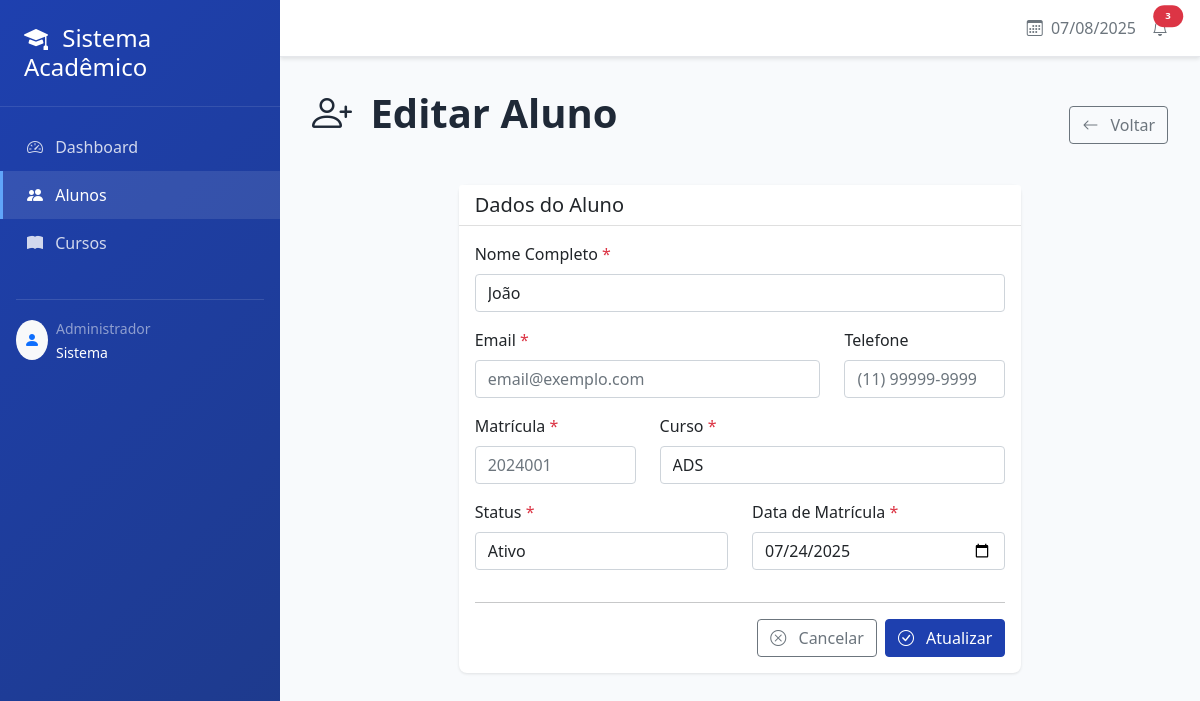
/alunos/1/editar/ (signed in), run on the app's committed database.
### people/models.py (models this page shows, shortened)
class Aluno(models.Model):
    STATUS_CHOICES = [
        ('ativo', 'Ativo'),
        ('inativo', 'Inativo'),
        ('trancado', 'Trancado'),
    ]
    phone_regex = RegexValidator(
        regex=r'^\(\d{2}\) \d{4,5}-\d{4}$',
        message="Telefone deve estar no formato: '(11) 99999-9999'"
    )
    nome = models.CharField(max_length=200, verbose_name='Nome Completo')
    email = models.EmailField(unique=True, null=True, blank=True, verbose_name='Email')
    telefone = models.CharField(validators=[phone_regex], max_length=17, blank=True, verbose_name='Telefone')
    matricula = models.CharField(max_length=20, unique=True, null=True, blank=True, verbose_name='Matrícula')
    curso = models.ForeignKey(Curso, on_delete=models.CASCADE, verbose_name='Curso')
    status = models.CharField(max_length=10, choices=STATUS_CHOICES, default='ativo')
    data_matricula = models.DateField(default=timezone.now, verbose_name='Data de Matrícula')
    data_criacao = models.DateTimeField(default=timezone.now)  # Substitui auto_now_add
    data_atualizacao = models.DateTimeField(auto_now=True)
    class Meta:
        verbose_name = 'Aluno'
        verbose_name_plural = 'Alunos'
        ordering = ['nome']

### people/views.py (the view, shortened to what this page needs)
# urls.py: path('alunos/<int:pk>/editar/', EditarAlunoView.as_view(), name='editar_aluno'),
@method_decorator(login_required, name='dispatch')
class EditarAlunoView(TitleMixin, UpdateView):
    model = Aluno
    form_class = AlunoForm
    template_name = 'core/form_aluno.html'
    success_url = reverse_lazy('lista_alunos')
    title = 'Editar Aluno'

### people/forms.py
class AlunoForm(forms.ModelForm):
    class Meta:
        model = Aluno
        fields = ['nome', 'email', 'telefone', 'matricula', 'curso', 'status', 'data_matricula']
        widgets = {
            'nome': forms.TextInput(attrs={
                'class': 'form-control',
                'placeholder': 'Nome completo do aluno'
            }),
            'email': forms.EmailInput(attrs={
                'class': 'form-control',
                'placeholder': 'email@exemplo.com'
            }),
            'telefone': forms.TextInput(attrs={
                'class': 'form-control',
                'placeholder': '(11) 99999-9999'
            }),
            'matricula': forms.TextInput(attrs={
                'class': 'form-control',
                'placeholder': '2024001'
            }),
            'curso': forms.Select(attrs={
                'class': 'form-control'
            }),
            'status': forms.Select(attrs={
                'class': 'form-control'
            }),
            'data_matricula': forms.DateInput(attrs={
                'class': 'form-control',
                'type': 'date'
            }),
        }

### people/mixins.py (called while the page is built)
    def get_context_data(self, **kwargs):
        context = super().get_context_data(**kwargs)
        context['titulo'] = self.title
        return context

### people/models.py (called while the page is built)
    def __str__(self):
        return self.nome

### people/templates/core/form_aluno.html (shortened to what this page needs)
{% extends 'base.html' %}
{% block content %}
<div class="d-flex justify-content-between align-items-center mb-4">
    <h1 class="page-title">
        <i class="bi bi-person-plus me-2"></i>
        {{ titulo }}
    </h1>
    <a href="{% url 'lista_alunos' %}" class="btn btn-outline-secondary">
        <i class="bi bi-arrow-left me-2"></i>
        Voltar
    </a>
</div>
<div class="row justify-content-center">
    <div class="col-lg-8">
        <div class="card">
            <div class="card-header bg-white">
                <h5 class="card-title mb-0">Dados do Aluno</h5>
            </div>
            <div class="card-body">
                <form method="POST">
                    <div class="row">
                        <div class="col-md-12 mb-3">
                            <label for="{{ form.nome.id_for_label }}" class="form-label">
                                {{ form.nome.label }} <span class="text-danger">*</span>
                            </label>
                            {{ form.nome }}
                        </div>
                    </div>
                    <div class="row">
                        <div class="col-md-8 mb-3">
                            <label for="{{ form.email.id_for_label }}" class="form-label">
                                {{ form.email.label }} <span class="text-danger">*</span>
                            </label>
                            {{ form.email }}
                        </div>
                        <div class="col-md-4 mb-3">
                            <label for="{{ form.telefone.id_for_label }}" class="form-label">
                                {{ form.telefone.label }}
                            </label>
                            {{ form.telefone }}
                        </div>
                    </div>
                    <div class="row">
                        <div class="col-md-4 mb-3">
                            <label for="{{ form.matricula.id_for_label }}" class="form-label">
                                {{ form.matricula.label }} <span class="text-danger">*</span>
                            </label>
                            {{ form.matricula }}
                        </div>
                        <div class="col-md-8 mb-3">
                            <label for="{{ form.curso.id_for_label }}" class="form-label">
                                {{ form.curso.label }} <span class="text-danger">*</span>
                            </label>
                            {{ form.curso }}
                        </div>
                    </div>
                    <div class="row">
                        <div class="col-md-6 mb-3">
                            <label for="{{ form.status.id_for_label }}" class="form-label">
                                {{ form.status.label }} <span class="text-danger">*</span>
                            </label>
                            {{ form.status }}
                        </div>
                        <div class="col-md-6 mb-3">
                            <label for="{{ form.data_matricula.id_for_label }}" class="form-label">
                                {{ form.data_matricula.label }} <span class="text-danger">*</span>
                            </label>
                            {{ form.data_matricula }}
                        </div>
                    </div>
                    <hr>
                    <div class="d-flex justify-content-end gap-2">
                        <a href="{% url 'lista_alunos' %}" class="btn btn-outline-secondary">
                            <i class="bi bi-x-circle me-2"></i>
                            Cancelar
                        </a>
                        <button type="submit" class="btn btn-primary">
                            <i class="bi bi-check-circle me-2"></i>
                            {% if form.instance.pk %}Atualizar{% else %}Cadastrar{% endif %}
                        </button>
                    </div>
                </form>
            </div>
        </div>
    </div>
</div>
{% endblock %}

### templates/base.html (style rules this page uses)
:root { --primary-color: #1e40af; --secondary-color: #3b82f6; --success-color: #10b981; --warning-color: #f59e0b; --danger-color: #ef4444; --sidebar-width: 280px; }
body { background-color: #f8fafc; font-family: 'Segoe UI', Tahoma, Geneva, Verdana, sans-serif; }
.card { border: none; box-shadow: 0 1px 3px rgba(0, 0, 0, 0.1); border-radius: 0.5rem; transition: box-shadow 0.3s ease; }
.btn-primary { background-color: var(--primary-color); border-color: var(--primary-color); }
.page-title { color: #1f2937; font-weight: 700; margin-bottom: 1.5rem; }

### data on the page
Aluno: nome "João", curso "ADS", status "Ativo", data_matricula "07/24/2025"

### other printed values
{{ titulo }} "Editar Aluno"
